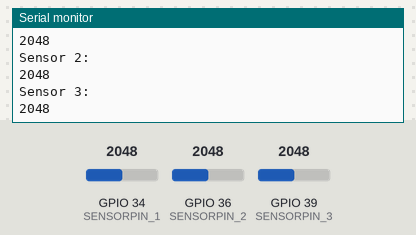
Simulated run of this sketch. Board: ESP32. On the bench: the last lines printed to the serial monitor. The inputs (shaded band) are chosen by the test bench; at power-on: GPIO 34 (SENSORPIN_1) = 2048, GPIO 36 (SENSORPIN_2) = 2048, GPIO 39 (SENSORPIN_3) = 2048.

Above: at 3.8 s.
3.9 s: GPIO 34 (SENSORPIN_1) set to 2866
7.8 s: GPIO 36 (SENSORPIN_2) set to 1228
At 9.9 s:
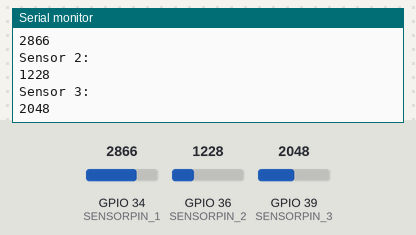
11.7 s: GPIO 39 (SENSORPIN_3) set to 3603
At 13.4 s:
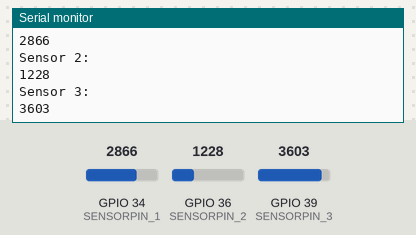
15.6 s: GPIO 39 (SENSORPIN_3) set to 4095
At 19.2 s:
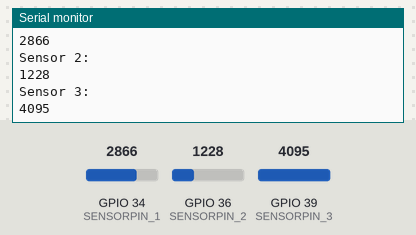
19.5 s: GPIO 36 (SENSORPIN_2) set to 491
At 21.5 s:
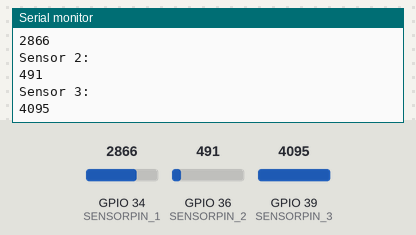
23.4 s: GPIO 34 (SENSORPIN_1) set to 2047
Timing chart, 0 to 26.4 s (numbered marks = the images above; inputs shaded):
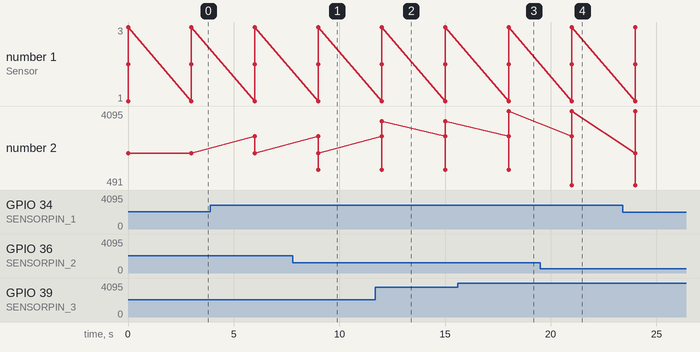

The sketch:

Sensor_Humendad_Capasitivo_Resistivo_BASICO.ino
```cpp
/*
 * Este programa monitorea el valor de la humedad del suelo de 3 secciones
 * Código para Sensor Capasitivo Resistivo
 *
 * Por: Cristina Sánchez Saldaña
 *      Rogelio Vázquez Nieves
 * Fecha: 14 de junio de 2022
 *
 * CONEXIONES
 * SENSOR               ESP32
 * Amarillo ------------ SENSORPIN_n
 * Rojo ---------------- 5V
 * Negro --------------- GND
*/

//Constantes
const int SENSORPIN_1 = 34; //pin en el que se conectara la salida A0 del Sensor al ESP32
const int SENSORPIN_2 = 36; //pin en el que se conectara la salida A0 del Sensor al ESP32
const int SENSORPIN_3 = 39; //pin en el que se conectara la salida A0 del Sensor al ESP32


//Variables
int humedad_1, humedad_2, humedad_3;     //variables ue guardaran la lectura de la humedad de cada sensor 1, 2 y 3

//Configuraciones iniciales, se ejecutan una sola vez
void setup() {
   Serial.begin(9600);  //velocidad de conexión del puerto serial de salida
}


//Intrucciones que se estaran repitiendo constantemente
void loop()
{
 // soilMoistureValue = analogRead(A0);  //colocar el Sensor en el suelo u agua
   humedad_1 = analogRead(SENSORPIN_1);  // lee valores en un pin de entrada de una tarjeta ESP32
   Serial.println("Sensor 1:");
   Serial.println(humedad_1);

   humedad_2 = analogRead(SENSORPIN_2);
   Serial.println("Sensor 2:");
   Serial.println(humedad_2);

   humedad_3 = analogRead(SENSORPIN_3);
   Serial.println("Sensor 3:");
   Serial.println(humedad_3);
   delay(3000);  //hace una lectura continua de los tres sensores, se detiene 3 segundos y vuelve a relaizar la lectura

}
```

Measured:
- after the input at 7.8 s, the serial monitor: prints a new line after 1.2 s (image 1)
- after the input at 11.7 s, the serial monitor: prints a new line after 0.30 s (image 2)
- after the input at 15.6 s, the serial monitor: prints a new line after 2.4 s (image 3)
- after the input at 19.5 s, the serial monitor: prints a new line after 1.5 s (image 4)
- plotted number 2: 2048 → 3603 after the input at 11.7 s, 3603 → 4095 after the input at 15.6 s
